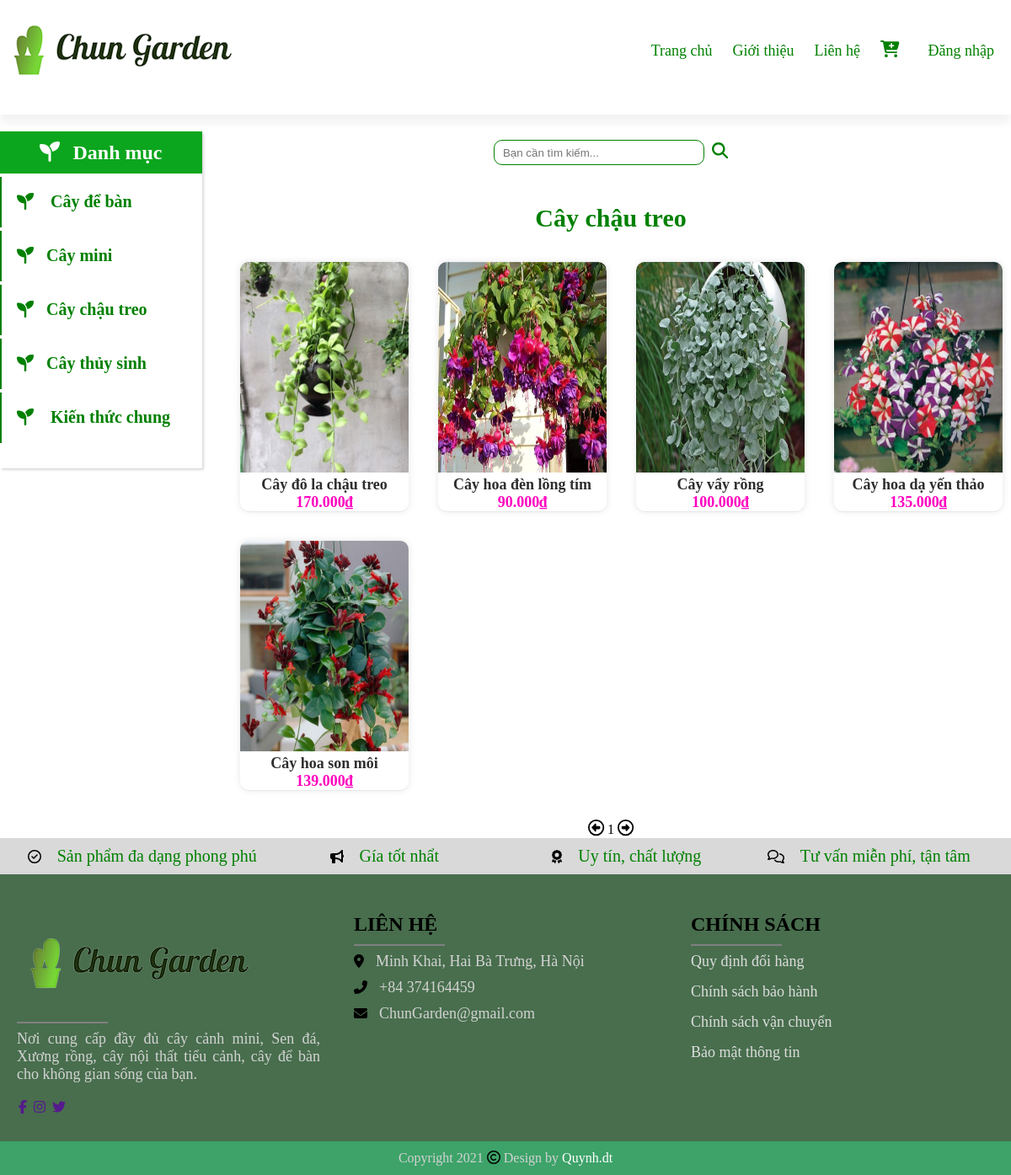
The page /customer/modules/product/list_Caychautreo.php on the database its author committed.
### tables this page shows
CREATE TABLE `product` (
  `id_Product` int(11) NOT NULL,
  `Name` varchar(50) NOT NULL,
  `Price` float NOT NULL,
  `image` varchar(255) NOT NULL,
  `Description` text NOT NULL,
  `Status` tinyint(1) NOT NULL,
  `id_Categorize` int(11) NOT NULL,
  `view` bigint(20) NOT NULL
);

### customer/modules/product/list_Caychautreo.php (the view, shortened to what this page needs)
<?php
require_once ('layout/headerCus.php');
?>
<?php
$sql="SELECT id_Product, Name,Price,image FROM Product WHERE id_Categorize=8 ";
$kw="";
$limit =12;
if(isset($_GET['page'])){
	$page = $_GET['page'];
}
else{
	$page = 1;
}
$offset=($page-1)*$limit;
$sql=$sql."LIMIT $offset,$limit ";
$result=mysqli_query($conn,$sql);
?>
	<div class="search">
		<form class="content_search">
			<input type="text" name="kw" placeholder="Bạn cần tìm kiếm...">
			<button type="submit" ><i class="fas fa-search"></i></button>
			</form>
	</div>
	<div class="box"><h2>Cây chậu treo</h2>
		<table>
			<?php
				$total=mysqli_num_rows($result);
				$count=0;
				$n=4;
				while($count != $total){
					echo "<tr>";
						while ($row=mysqli_fetch_assoc($result)) {
							$count++;
							$id=$row['id_Product'];
							echo "<td class='item'>";
								echo "<a href='index.php?module=product&action=view&id=$id'>";
									$url=$row['image'];
									echo "<img src='$url' width='200px'>";
									echo "<br><b>".$row['Name']."</b><br>";
									$price =$row['Price'];
									$pricer=number_format("$price",0,",",".");
                  					echo "<b class='gia'>".$pricer."₫</b>";
								echo "</a>";
							echo "</td>";
							if($count %$n==0) break;
						}
					echo "</tr>";
				}
			?>
		</table>
	</div>
	<div class="pagination">
		<a href="index.php?module=product&action=list_Caychautreo<?php if(!empty($kw)) echo "&kw=$kw"; echo "&page=".($page-1);?>"><i class="far fa-arrow-alt-circle-left"></i></a>
	<span><?php echo $page;?></span>
	<a href="index.php?module=product&action=list_Caychautreo&<?php if(!empty($kw)) echo "&kw=$kw"; echo "&page=".($page+1);?>"><i class="far fa-arrow-alt-circle-right"></i></a>
	</div>
<?php
require_once ('layout/footerCus.php');
?>

### customer/layout/style.css (style rules this page uses)
* { padding: 0; margin: auto; box-sizing:border-box; border-collapse: collapse; }
.content_search input { width: 250px; height: 30px; border:1px solid green; border-radius: 10px; outline: none; padding-left: 10px; }
.content_search button { margin-left: 5px; color: green; border: none; font-size: larger; background: white; }
.search { margin-top: 30px; }
.box { border-top: 1px solid rgba(255,255,255,0.2); box-shadow: 0px -10px 20px -5px rgba(0,0,0,0.1); clear: both; margin-top: 30px; text-align: center; }
.box h2 { margin-top: 15px; color: green; font-size: 30px; font-weight: 600; }
.box a { text-decoration-line: none; }
.box table { border-collapse: separate; border-spacing: 35px; }
.box table .item { text-align: center; box-shadow: rgba(17, 17, 26, 0.05) 0px 1px 0px, rgba(17, 17, 26, 0.1) 0px 0px 8px; border-radius: 10px; object-fit: cover; overflow: hidden; }
.item img { height: 250px; width: 200px; margin-top: 0; }
.box table td { width: 200px; height: 296px; }
.item { position: relative; }
.item b { font-size: 18px; text-align: center; color: #2E2E2E; }
.item .gia { color: #FF00BF; text-align: center; }
.pagination a { color: black; font-size: larger; }

### customer/modules/product/list_Caychautreo.php (style rules this page uses)
.box { box-shadow: none; }

### rows shown on the page
product: image (picture), Name "Cây đô la chậu treo", Price "170.000"
product: image (picture), Name "Cây hoa đèn lồng tím", Price "90.000"
product: image (picture), Name "Cây vẩy rồng", Price "100.000"
product: image (picture), Name "Cây hoa dạ yến thảo", Price "135.000"
product: image (picture), Name "Cây hoa son môi", Price "139.000"

### other values the page prints
$page "1"
